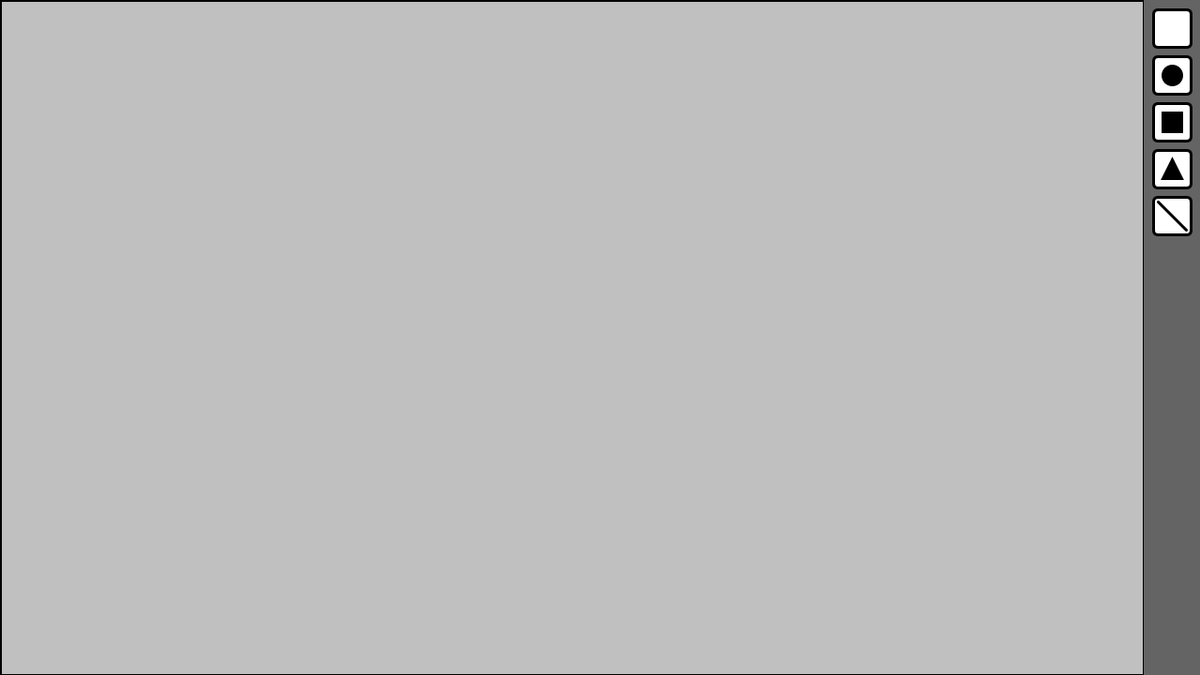
Frame 1 (no input)
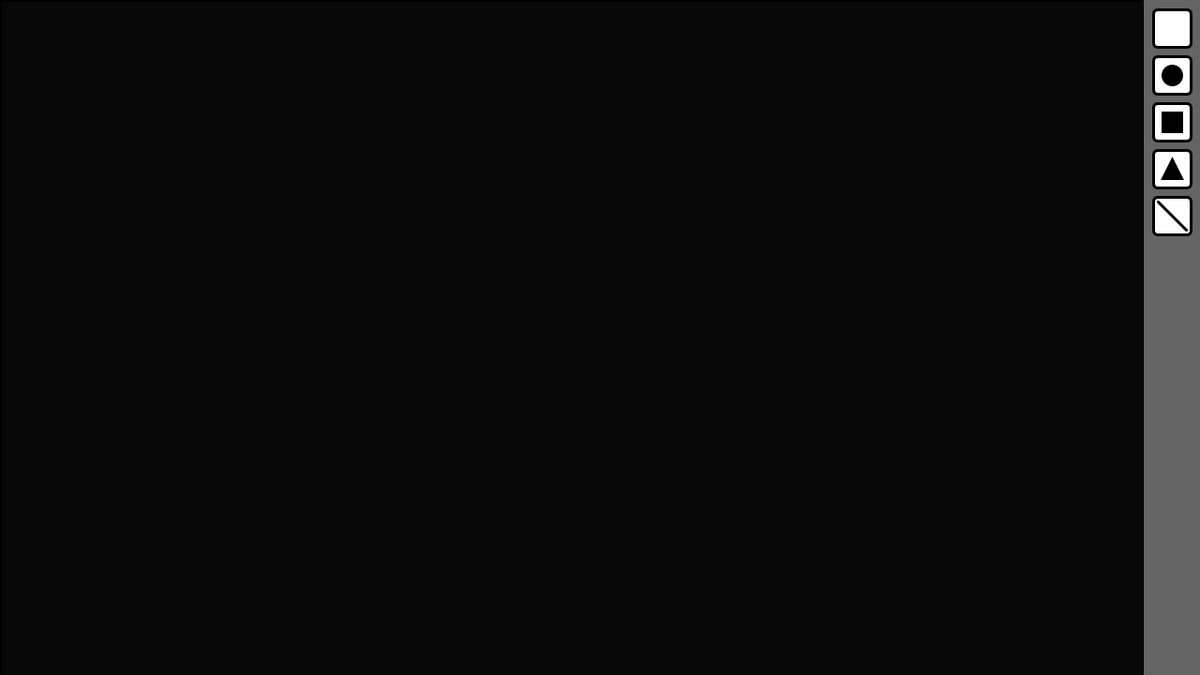
Frame 60 (the mouse pressed at the canvas centre just before this capture)
Frame 120 (the mouse held since frame 60 and released just before this capture): identical to frame 60, image omitted

The Processing sketch that drew these frames (run headless with seeded random() and noise(); from frame 60 on, the mouse is pressed at the canvas centre):

// Processing sketch: minimalistic_drawing_machine
// ── minimalistic_drawing_machine.pde
PGraphics drawbox;

int erase = 0;
int rectangle = 0;
int circle = 0;
int tri = 0;
int line = 0;

void setup(){
  size(1280, 720);
  drawbox = createGraphics(1220, 720);
  
  setIcons();
  
}

void draw(){
  
  fill(0, 15);
  rect(0, 0, width-60, height);
  fill(255);
  noStroke();
  if(rectangle == 1){
    rect(mouseX, mouseY, 50, 50); 
  }
  if(circle == 1){
    ellipseMode(RADIUS);
    ellipse(mouseX, mouseY, 25, 25);
  }
  if(tri == 1){
    triangle(mouseX, mouseY-25, mouseX-25, mouseY+25, mouseX+25, mouseY+25); 
  }
  if(line == 1){
    line(mouseX-10, mouseY-10, mouseX+10, mouseY+10);
  }
  
  setIcons();

  drawbox.beginDraw();
  drawbox.noFill();
  drawbox.stroke(255);
  if(rectangle == 1){ 
    drawRectangle();
  }
  else if(circle == 1){
    drawCircle();
  }
  else if(erase == 1){
    drawbox.clear();
  }
  else if(tri == 1){
    drawTri(); 
  }
  else if(line == 1){
    drawLine(); 
  }
  
  
  drawbox.endDraw();
  
  image(drawbox, 0, 0);
}

void setIcons(){
  //menu
  fill(100);
  noStroke();
  rect(width-60, 0, 60, 720);
  
  //clear icon
  fill(255);
  stroke(0);
  rect(width-50, 10, 40, 40, 5);

  //circle icon
  fill(255);
  rect(width-50, 60, 40, 40, 5);
  fill(0);
  ellipseMode(CORNER);
  ellipse(width-40, 70, 20, 20);
  
  //rectangle icon
  fill(255);
  rect(width-50, 110, 40, 40, 5);
  fill(0);
  rect(width-40, 120, 20, 20);
  
  //triangle icon
  fill(255);
  rect(width-50, 160, 40, 40, 5);
  fill(0);
  triangle(width-30, 170, width-40, 190, width-20, 190);
  
  //line icon
  fill(255);
  rect(width-50, 210, 40, 40, 5);
  strokeWeight(3);
  line(width-45, 215, width-15, 245);
}

void mouseClicked(){
  //when clicked on erase icon
  if(mouseX > width-50 && mouseX < width-10 && mouseY > 10 && mouseY < 50){
    erase = 1;
    rectangle = 0;
    circle = 0;
    tri = 0;
    line = 0;
  }
  
  //when clicked on circle icon
  else if(mouseX > width-50 && mouseX < width-10 && mouseY > 60 && mouseY < 100){
    circle = 1;
    rectangle = 0;
    erase = 0;
    tri = 0;
    line = 0;
  }

  //when clicked on rectangle icon
  else if(mouseX > width-50 && mouseX < width-10 && mouseY > 110 && mouseY < 150){
    rectangle = 1;
    circle = 0;
    erase = 0;
    tri = 0;
    line = 0;
  }
 
  //when clicked on triangle icon
  else if(mouseX > width-50 && mouseX < width-10 && mouseY > 160 && mouseY < 200){
    circle = 0;
    rectangle = 0;
    erase = 0;
    tri = 1;
    line = 0;
  }
  
  else if(mouseX > width-50 && mouseX < width-10 && mouseY > 210 && mouseY < 250){
    circle = 0;
    rectangle = 0;
    erase = 0;
    tri = 0;
    line = 1;
  }
}

void drawRectangle(){
  drawbox.rect(mouseX, mouseY, 50, 50);
}

void drawCircle(){
  ellipseMode(RADIUS);
  drawbox.ellipse(mouseX, mouseY, 50, 50);
}

void drawTri(){
  drawbox.triangle(mouseX, mouseY-25, mouseX-25, mouseY+25, mouseX+25, mouseY+25); 
}

void drawLine(){
  drawbox.line(mouseX-10, mouseY-10, mouseX+10, mouseY+10);
 
}
  
